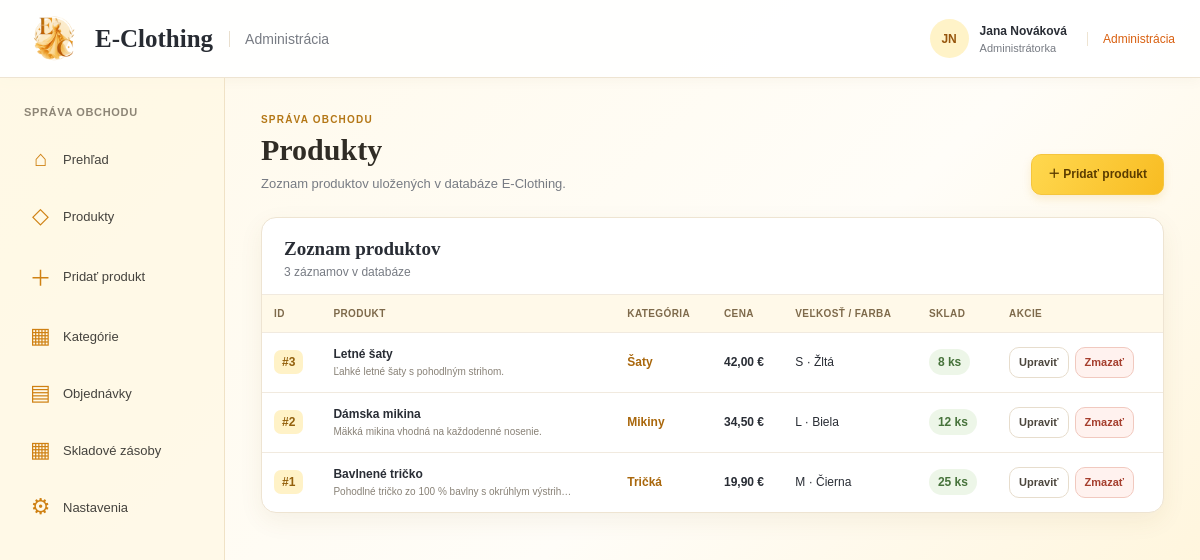
Page /?c=product on the committed database.
### tables this page shows
CREATE TABLE IF NOT EXISTS `products`
(
    `id` INT UNSIGNED NOT NULL AUTO_INCREMENT,
    `categoryId` INT UNSIGNED NULL,
    `name` VARCHAR(150) NOT NULL,
    `description` TEXT NOT NULL,
    `price` DECIMAL(10, 2) NOT NULL DEFAULT 0.00,
    `size` VARCHAR(10) NOT NULL,
    `color` VARCHAR(40) NOT NULL,
    `stockQuantity` INT UNSIGNED NOT NULL DEFAULT 0,
    PRIMARY KEY (`id`),
    KEY `idx_products_categoryId` (`categoryId`),
    CONSTRAINT `fk_products_category`
        FOREIGN KEY (`categoryId`) REFERENCES `categories` (`id`)
        ON UPDATE CASCADE ON DELETE SET NULL
);

CREATE TABLE IF NOT EXISTS `categories`
(
    `id` INT UNSIGNED NOT NULL AUTO_INCREMENT,
    `name` VARCHAR(80) NOT NULL,
    `description` TEXT NOT NULL,
    PRIMARY KEY (`id`),
    UNIQUE KEY `uq_categories_name` (`name`)
);

### Framework/Http/Responses/Response.php (called while the page is built, shortened)
<?php
abstract class Response
{
    public function send(): void
    {
        $this->generate();
    }
}

### public/index.php (called while the page is built, shortened)
<?php
require __DIR__ . '/../Framework/ClassLoader.php';
try {
    $app = new App();
    $app->run();
} catch (Exception $e) {
    die('An error occurred: ' . $e->getMessage());
}

### Framework/Support/LinkGenerator.php (called while the page is built, shortened)
<?php
class LinkGenerator
{
    private Request $request;
    public function __construct(Request $request, Router $router)
    {
        $this->request = $request;
    }
    public function url(
        string|array $destination,
        array $parameters = [],
        bool $absolute = false,
        bool $appendParameters = false
    ): string {
        list($controller, $action) = explode(".", $destination);
        $args = $appendParameters ? $this->request->get() : [];
        $args = ["c" => lcfirst($controller), "a" => $action != "index" ? $action : null] + $parameters + $args;
        $basePath = $absolute ? $this->request->getBaseUrl() : "";
        return $basePath . "?" . http_build_query($args);
    }
}

### Framework/ClassLoader.php (called while the page is built, shortened)
<?php
class ClassLoader
{
    public static function Boot(): void
    {
        spl_autoload_register(function ($class_name) {
            $file = self::getClassFile($class_name);
        });
    }
    public static function getClassFile(string $className): string
    {
        $baseDir = realpath(dirname(__DIR__));
        $relativePath = str_replace('\\', DIRECTORY_SEPARATOR, ltrim($className, '\\')) . '.php';
        return $baseDir . DIRECTORY_SEPARATOR . $relativePath;
    }
}

### Framework/Core/Model.php (called while the page is built, shortened)
<?php
abstract class Model implements \JsonSerializable
{
    protected static ?string $tableName = null;
    protected static array $columnsMap = [];
    private static array $dbColumns = [];
    private static IDbConvention $dbConventions;
    private ?ResultSet $_resultSet = null;
    protected static function getTableName(): string
    {
        if (!empty(static::$tableName)) {
            return static::$tableName;
        }
        return self::getConventions()->getTableName(get_called_class());
    }
    protected static function getPkColumnName(): string
    {
        return self::getConventions()->getPkColumnName(get_called_class());
    }
    protected static function getColumnsMap(): array
    {
        return static::$columnsMap ?? [];
    }
    public static function getAll(
        ?string $whereClause = null,
        array   $whereParams = [],
        ?string $orderBy = null,
        ?int    $limit = null,
        ?int    $offset = null
    ): array
    {
        try {
            $sql = "SELECT " . static::getDBColumnNamesList() . " FROM `" . static::getTableName() . "`";
            if ($whereClause != null) {
                $sql .= " WHERE $whereClause";
            }
            if ($orderBy !== null) {
                $sql .= " ORDER BY $orderBy";
            }
            $stmt = Connection::getInstance()->prepare($sql);
            $stmt->execute($whereParams);
            $models = $stmt->fetchAll(PDO::FETCH_CLASS | PDO::FETCH_PROPS_LATE, static::class);
            $dataSet = new ResultSet($models);
            foreach ($models as $model) {
                $model->_resultSet = $dataSet;
            }
            return $models;
        } catch (PDOException $exception) {
            throw new Exception('Query failed: ' . $exception->getMessage(), 0, $exception);
        }
    }
    public function getOneRelated(string $modelClass, ?string $refColumn = null): mixed
    {
        $refColumn ??= static::getConventions()->getFkColumn($modelClass);
        $ownerProp = self::toPropertyName($refColumn);
        $ownerVal = isset($this->{$ownerProp}) ? $this->{$ownerProp} : null;
        return $this->_resultSet->getOneRelated(
            $modelClass,
            self::toPropertyName($refColumn),
            fn($e) => (isset($e->{self::toPropertyName($refColumn)}) ? $e->{self::toPropertyName($refColumn)} : null),
            fn($e) => $e->getIdValue(),
            $modelClass::getPkColumnName(),
            $ownerVal,
        );
    }
    private static function getDbColumns(): array
    {
        try {
            $sql = "DESCRIBE " . static::getTableName();
            $stmt = Connection::getInstance()->prepare($sql);
            $stmt->execute([]);
            self::$dbColumns[static::class] = array_column($stmt->fetchAll(), 'Field');
            return self::$dbColumns[static::class];
        } catch (PDOException $exception) {
            throw new Exception('Query failed: ' . $exception->getMessage(), 0, $exception);
        }
    }
    private function getIdValue(): mixed
    {
        $pk = static::getPkColumnName();
        $prop = static::toPropertyName($pk);
        return isset($this->{$prop}) ? $this->{$prop} : null;
    }
    private static function getModelProperties(): array
    {
        $reflection = new \ReflectionClass(static::class);
        $properties = [];
        foreach ($reflection->getProperties() as $property) {
            $propertyName = $property->getName();
            if ($property->isStatic()) {
                continue;
            }
            $properties[$propertyName] = true;
        }
        return $properties;
    }
    private static function getDBColumnNamesList(): string
    {
        $dbColumns = [];
        foreach (static::getDbColumns() as $columnName) {
            $propertyName = static::toPropertyName($columnName);
            if ($propertyName != $columnName) {
                $dbColumns[] = "`$columnName` AS {$propertyName}";
            } else {
                $dbColumns[] = $columnName;
            }
        }
        return implode(', ', $dbColumns);
    }
    private static function toPropertyName(string $columnName): string
    {
        $customMapping = static::getColumnsMap();
        if (isset($customMapping[$columnName])) {
            return $customMapping[$columnName];
        } else {
            return static::getConventions()->toPropertyName($columnName);
        }
    }
    private static function getConventions(): IDbConvention
    {
        if (!isset(static::$dbConventions)) {
            static::$dbConventions = new (Configuration::DB_CONVENTIONS_CLASS)();
        }
        return static::$dbConventions;
    }
}

### Framework/DB/Connection.php (called while the page is built, shortened)
<?php
class Connection
{
    private static ?Connection $instance = null;
    private PDO $db;
    public function __construct(PDO $db)
    {
        $this->db = $db;
    }
    public static function getInstance(): Connection
    {
        try {
            if (self::$instance == null) {
                $db = new PDO(
                    'mysql:dbname=' . Configuration::DB_NAME . ';host=' . Configuration::DB_HOST,
                    Configuration::DB_USER,
                    Configuration::DB_PASS
                );
                $db->setAttribute(PDO::ATTR_ERRMODE, PDO::ERRMODE_EXCEPTION);
                $db->setAttribute(PDO::ATTR_EMULATE_PREPARES, true);
                self::$instance = new self($db);
            }
            return self::$instance;
        } catch (PDOException $e) {
            throw new Exception('Connection failed: ' . $e->getMessage());
        }
    }
    public function prepare(string $sql): DebugStatement
    {
        try {
            return new DebugStatement($this->db->prepare($sql));
        } catch (PDOException $e) {
            throw new Exception('Prepare failed: ' . $e->getMessage());
        }
    }
}

### Framework/DB/DebugStatement.php (called while the page is built, shortened)
<?php
class DebugStatement
{
    private PDOStatementAlias $stmt;
    public function __construct($stmt)
    {
        $this->stmt = $stmt;
    }
    public function execute(?array $params = null): bool
    {
        $result = $this->stmt->execute($params);
        $this->stmt->debugDumpParams();
        return $result;
    }
    public function __call(string $name, array $arguments): mixed
    {
        return $this->stmt->{$name}(...$arguments);
    }
}

### App/Controllers/ProductController.php (called while the page is built, shortened)
<?php
class ProductController extends BaseController
{
    public function index(Request $request): Response
    {
        $products = Product::getAll(orderBy: '`id` DESC');
        return $this->html(['products' => $products]);
    }
}

### Framework/DB/DefaultConventions.php (called while the page is built, shortened)
<?php
class DefaultConventions implements IDbConvention
{
    public function getPkColumnName(string $className): string
    {
        return 'id';
    }
    public function getFkColumn(string $className)
    {
        $arr = explode("\\", $className);
        return lcfirst(end($arr)) . "Id";
    }
    public function toPropertyName(string $columnName): string
    {
        return $columnName;
    }
}

### App/Models/Product.php (called while the page is built, shortened)
<?php
class Product extends Model
{
    protected ?int $id = null;
    protected ?string $name = null;
    protected ?string $description = null;
    protected ?string $price = null;
    protected ?string $size = null;
    protected ?string $color = null;
    protected ?int $stockQuantity = null;
    public function getId(): ?int { return $this->id; }
    public function getName(): ?string { return $this->name; }
    public function getDescription(): ?string { return $this->description; }
    public function getPrice(): ?string { return $this->price; }
    public function getSize(): ?string { return $this->size; }
    public function getColor(): ?string { return $this->color; }
    public function getStockQuantity(): ?int { return $this->stockQuantity; }
}

### Framework/DB/ResultSet.php (called while the page is built, shortened)
<?php
class ResultSet
{
    private array $entities;
    private array $relatedEntities = [];
    public function __construct(array $entities)
    {
        $this->entities = $entities;
    }
    public function getOneRelated(
        string   $modelClass,
        string   $fk,
        callable $fkPropertyAccessor,
        callable $idPropertyAccessor,
        string   $pk,
        mixed    $id
    ): mixed
    {
        $relationKey = $modelClass . '<|' . $fk;
        if (!isset($this->relatedEntities[$relationKey])) {
            $this->relatedEntities[$relationKey] = [];
            $ids = array_values(array_unique(array_map($fkPropertyAccessor, $this->entities)));
            if (count($ids) > 0) {
                $data = $modelClass::getAll("`$pk` IN ({$this->generatePlaceholders(count($ids))})", $ids);
                foreach ($data as $row) {
                    $this->relatedEntities[$relationKey][$idPropertyAccessor($row)] = $row;
                }
            }
        }
        return $this->relatedEntities[$relationKey][$id] ?? null;
    }
    private function generatePlaceholders($count): string
    {
        return implode(", ", array_fill(0, $count, "?"));
    }
}

### App/Views/Product/index.view.php (the view, shortened to what this page needs)
<?php
$escape = static fn($value): string => htmlspecialchars((string)$value, ENT_QUOTES | ENT_SUBSTITUTE, 'UTF-8');
?>
<div class="crud-page">
    <div class="crud-heading">
        <div>
            <p class="eyebrow">SPRÁVA OBCHODU</p>
            <h1>Produkty</h1>
            <p class="page-description">Zoznam produktov uložených v databáze E-Clothing.</p>
        </div>
        <a class="button button-primary" href="<?= $link->url('product.add') ?>">＋ Pridať produkt</a>
    </div>
    <section class="crud-card" aria-labelledby="product-list-title">
        <div class="crud-card-heading">
            <div>
                <h2 id="product-list-title">Zoznam produktov</h2>
                <p><?= count($products) ?> záznamov v databáze</p>
            </div>
        </div>
        <?php if ($products === []) : ?>
            <div class="empty-table-state">
                <div class="empty-table-icon">◇</div>
                <h3>Zatiaľ tu nie sú žiadne produkty</h3>
                <p>Pridajte prvý produkt a zobrazí sa v tomto zozname.</p>
                <a class="button button-primary" href="<?= $link->url('product.add') ?>">Pridať prvý produkt</a>
            </div>
        <?php else : ?>
            <div class="table-responsive">
                <table class="product-table">
                    <thead>
                    <tr>
                        <th>ID</th>
                        <th>Produkt</th>
                        <th>Kategória</th>
                        <th>Cena</th>
                        <th>Veľkosť / farba</th>
                        <th>Sklad</th>
                        <th>Akcie</th>
                    </tr>
                    </thead>
                    <tbody>
                    <?php foreach ($products as $product) : ?>
                        <tr>
                            <td data-label="ID"><span class="id-chip">#<?= $product->getId() ?></span></td>
                            <td data-label="Produkt">
                                <strong><?= $escape($product->getName()) ?></strong>
                                <small class="table-description"><?= $escape($product->getDescription()) ?></small>
                            </td>
                            <?php $category = $product->getOneRelated(\App\Models\Category::class); ?>
                            <td data-label="Kategória">
                                <?php if ($category !== null) : ?>
                                    <a class="category-text-link" href="<?= $link->url('category.edit', ['id' => $category->getId()]) ?>"><?= $escape($category->getName()) ?></a>
                                <?php else : ?>
                                    <span class="muted-text">Bez kategórie</span>
                                <?php endif; ?>
                            </td>
                            <td data-label="Cena"><strong><?= number_format((float)$product->getPrice(), 2, ',', ' ') ?> €</strong></td>
                            <td data-label="Veľkosť / farba"><?= $escape($product->getSize()) ?> · <?= $escape($product->getColor()) ?></td>
                            <td data-label="Sklad"><span class="stock-badge"><?= (int)$product->getStockQuantity() ?> ks</span></td>
                            <td data-label="Akcie">
                                <div class="row-actions">
                                    <a class="button button-small button-secondary" href="<?= $link->url('product.edit', ['id' => $product->getId()]) ?>">Upraviť</a>
                                    <form method="post" action="<?= $link->url('product.delete') ?>" class="inline-form">
                                        <button class="button button-small button-danger" type="submit">Zmazať</button>
                                    </form>
                                </div>
                            </td>
                        </tr>
                    <?php endforeach; ?>
                    </tbody>
                </table>
            </div>
        <?php endif; ?>
    </section>
</div>

### rows in the picture
products: id "3", name "Letné šaty", description "Ľahké letné šaty s pohodlným strihom.", categoryId.name "Šaty", price "42,00", size "S", color "Žltá", stockQuantity "8"
products: id "2", name "Dámska mikina", description "Mäkká mikina vhodná na každodenné nosenie.", categoryId.name "Mikiny", price "34,50", size "L", color "Biela", stockQuantity "12"
products: id "1", name "Bavlnené tričko", description "Pohodlné tričko zo 100 % bavlny s okrúhlym výstrih…", categoryId.name "Tričká", price "19,90", size "M", color "Čierna", stockQuantity "25"

### other values in the picture
count($products) "3"
